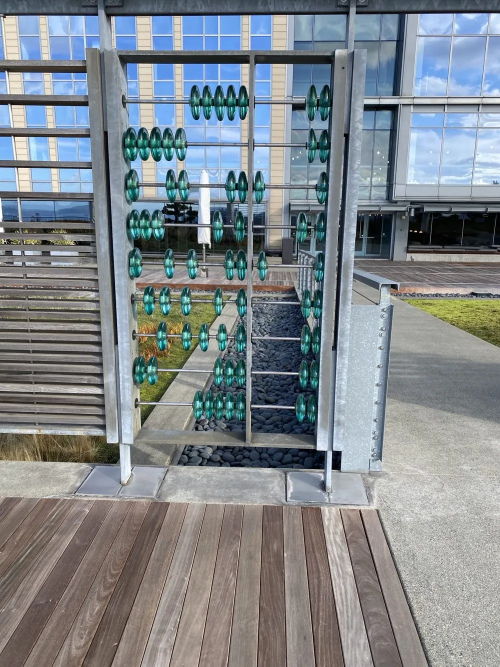
#> input picture img-opt/blog/img/abacus-on-the-17th-floor/before.jpg.w1600.webp, 1000 x 1333 px (shown at 1/2 size)
$ python -i web_images.py   (imports and definitions only)
#> lines starting #> are read from the running program, lines starting #| are printed output that depends on the picture
"""
Faster images: WebP copies at sensible sizes, used everywhere a page shows
a picture.

    python3 scripts/web_images.py

For every local JPEG or PNG that a page on this site shows in an <img>
(and the homepage carousel's FEATURED images), this writes WebP copies
under img-opt/, keeping the original path in the name:

    /blog/img/secchi/og.jpg  ->  /img-opt/blog/img/secchi/og.jpg.w640.webp
                                 /img-opt/blog/img/secchi/og.jpg.w1600.webp

(no copy wider than the original), then points the <img> at them with a
srcset and a sizes that suits where the picture sits (a card, a cover or
body text), and adds loading="lazy" / decoding="async" to images that
don't say otherwise. A copy is only used when it is at least 15% smaller
than the original. The originals stay put; link previews (og:image) keep
using them, because some sites still don't take WebP there.

Run it last: the other page scripts write plain src= links, and this
turns them into WebP. Re-running only converts new or changed images.
"""
from __future__ import annotations

import os
import re
from pathlib import Path

from PIL import Image

ROOT = Path(__file__).resolve().parent.parent
OUT = ROOT / "img-opt"
WIDTHS = (640, 1600)
SKIP_DIRS = {".git", "node_modules", "_site", ".pixi", "img-opt", "games", "hightimes-db", "pagefind"}
CARD = re.compile(r'class="(?:kr-img|topic-img|lead-img|lead-bg|tour-card-img|jc-img|dakar-hero|game-card-img)"|class="support-media"|class="lw-media"|tp-card|tp-thumb|tp-other|path-')
SIZES = {
    "card": "(max-width: 600px) 92vw, 400px",
    "cover": "(max-width: 1140px) 100vw, 1100px",
    "body": "(max-width: 760px) 100vw, 760px",
}
_cache: dict[str, dict | None] = {}


def variants(src: str):
    """{width: url} of WebP copies for a site path, making them if needed; None if not worth it."""
    if src in _cache:
        return _cache[src]
    p = ROOT / src.lstrip("/").split("?")[0]
    if not p.exists() or p.suffix.lower() not in (".jpg", ".jpeg", ".png"):
        _cache[src] = None
        return None
    orig = p.stat().st_size
    out = {}
    try:
        with Image.open(p) as im:
            im.load()
            w = im.width
            alpha = im.mode in ("RGBA", "LA") or (im.mode == "P" and "transparency" in im.info)
            mode = "RGBA" if alpha else "RGB"
            base = im.convert(mode)
            for W in WIDTHS:
                if out and max(out) >= w:              # already have it at full size
                    break
                tw = min(W, w)
                dst = OUT / (src.lstrip("/") + f".w{W}.webp")
                if not dst.exists() or dst.stat().st_mtime < p.stat().st_mtime:
                    dst.parent.mkdir(parents=True, exist_ok=True)
                    img = base if tw == w else base.resize((tw, round(base.height * tw / w)), Image.LANCZOS)
                    img.save(dst, "WEBP", quality=80, method=6)
                out[tw] = "/" + dst.relative_to(ROOT).as_posix()
    except Exception as e:                       # unreadable image: leave the page alone
        print("  skip", src, e)
        _cache[src] = None
        return None
    biggest = ROOT / out[max(out)].lstrip("/")
    if biggest.stat().st_size > 0.85 * orig:       # not worth it
        _cache[src] = None
        return None
    _cache[src] = out
    return out


IMG = re.compile(r"<img\b[^>]*>")


def attr(tag, name):
    m = re.search(r'\s%s="([^"]*)"' % name, tag)
    return m.group(1) if m else None


# [61 lines left out: functions set_attr, original_of, rewrite, main, not called in this run]


# [2 lines not run here, left out]

>>> import cv2
>>> picture = cv2.imread('../img-opt/blog/img/abacus-on-the-17th-floor/before.jpg.w1600.webp', cv2.IMREAD_GRAYSCALE)
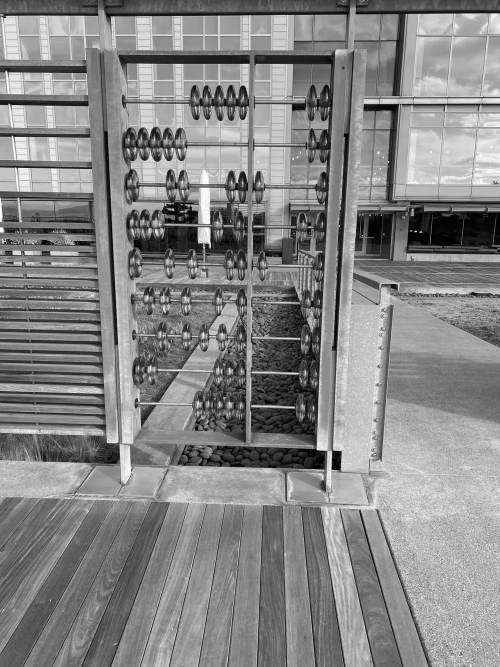
#> picture: shape (1333, 1000) (shown at 1/2 size); min 0, max 255, mean 133.9
#> (the run stopped early here; a loop or call above may not have finished)
